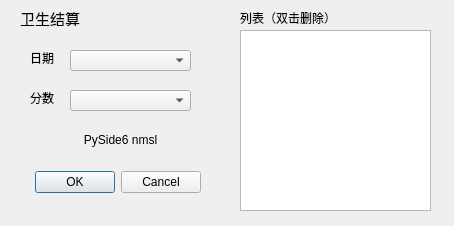
<?xml version="1.0" encoding="UTF-8"?>
<ui version="4.0">
 <class>Form</class>
 <widget class="QWidget" name="Form">
  <property name="geometry">
   <rect>
    <x>0</x>
    <y>0</y>
    <width>454</width>
    <height>226</height>
   </rect>
  </property>
  <property name="windowTitle">
   <string>卫生分数结算</string>
  </property>
  <widget class="QComboBox" name="comboBox">
   <property name="geometry">
    <rect>
     <x>70</x>
     <y>50</y>
     <width>121</width>
     <height>21</height>
    </rect>
   </property>
  </widget>
  <widget class="QLabel" name="label">
   <property name="geometry">
    <rect>
     <x>20</x>
     <y>10</y>
     <width>81</width>
     <height>16</height>
    </rect>
   </property>
   <property name="font">
    <font>
     <pointsize>11</pointsize>
    </font>
   </property>
   <property name="text">
    <string>卫生结算</string>
   </property>
  </widget>
  <widget class="QLabel" name="label_2">
   <property name="geometry">
    <rect>
     <x>30</x>
     <y>50</y>
     <width>54</width>
     <height>16</height>
    </rect>
   </property>
   <property name="text">
    <string>日期</string>
   </property>
  </widget>
  <widget class="QDialogButtonBox" name="buttonBox">
   <property name="geometry">
    <rect>
     <x>30</x>
     <y>170</y>
     <width>171</width>
     <height>24</height>
    </rect>
   </property>
   <property name="standardButtons">
    <set>QDialogButtonBox::Cancel|QDialogButtonBox::Ok</set>
   </property>
  </widget>
  <widget class="QListWidget" name="listWidget">
   <property name="geometry">
    <rect>
     <x>240</x>
     <y>30</y>
     <width>191</width>
     <height>181</height>
    </rect>
   </property>
  </widget>
  <widget class="QComboBox" name="comboBox_2">
   <property name="geometry">
    <rect>
     <x>70</x>
     <y>90</y>
     <width>121</width>
     <height>21</height>
    </rect>
   </property>
  </widget>
  <widget class="QLabel" name="label_3">
   <property name="geometry">
    <rect>
     <x>30</x>
     <y>90</y>
     <width>54</width>
     <height>16</height>
    </rect>
   </property>
   <property name="text">
    <string>分数</string>
   </property>
  </widget>
  <widget class="QLabel" name="label_4">
   <property name="geometry">
    <rect>
     <x>240</x>
     <y>10</y>
     <width>121</width>
     <height>16</height>
    </rect>
   </property>
   <property name="text">
    <string>列表（双击删除）</string>
   </property>
  </widget>
  <widget class="QLabel" name="label_5">
   <property name="geometry">
    <rect>
     <x>0</x>
     <y>130</y>
     <width>241</width>
     <height>20</height>
    </rect>
   </property>
   <property name="text">
    <string>PySide6 nmsl</string>
   </property>
   <property name="alignment">
    <set>Qt::AlignCenter</set>
   </property>
  </widget>
 </widget>
 <resources/>
 <connections/>
</ui>
